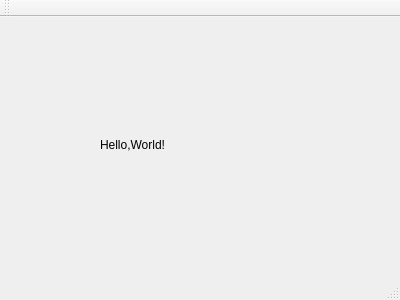
<?xml version="1.0" encoding="UTF-8"?>
<ui version="4.0">
 <class>MainWindow</class>
 <widget class="QMainWindow" name="MainWindow">
  <property name="geometry">
   <rect>
    <x>0</x>
    <y>0</y>
    <width>400</width>
    <height>300</height>
   </rect>
  </property>
  <property name="windowTitle">
   <string>Hello,World!</string>
  </property>
  <widget class="QWidget" name="centralWidget">
   <widget class="QLabel" name="label">
    <property name="geometry">
     <rect>
      <x>100</x>
      <y>120</y>
      <width>91</width>
      <height>16</height>
     </rect>
    </property>
    <property name="text">
     <string>Hello,World!</string>
    </property>
   </widget>
  </widget>
  <widget class="QMenuBar" name="menuBar">
   <property name="geometry">
    <rect>
     <x>0</x>
     <y>0</y>
     <width>400</width>
     <height>22</height>
    </rect>
   </property>
  </widget>
  <widget class="QToolBar" name="mainToolBar">
   <attribute name="toolBarArea">
    <enum>TopToolBarArea</enum>
   </attribute>
   <attribute name="toolBarBreak">
    <bool>false</bool>
   </attribute>
  </widget>
  <widget class="QStatusBar" name="statusBar"/>
 </widget>
 <layoutdefault spacing="6" margin="11"/>
 <resources/>
 <connections/>
</ui>
